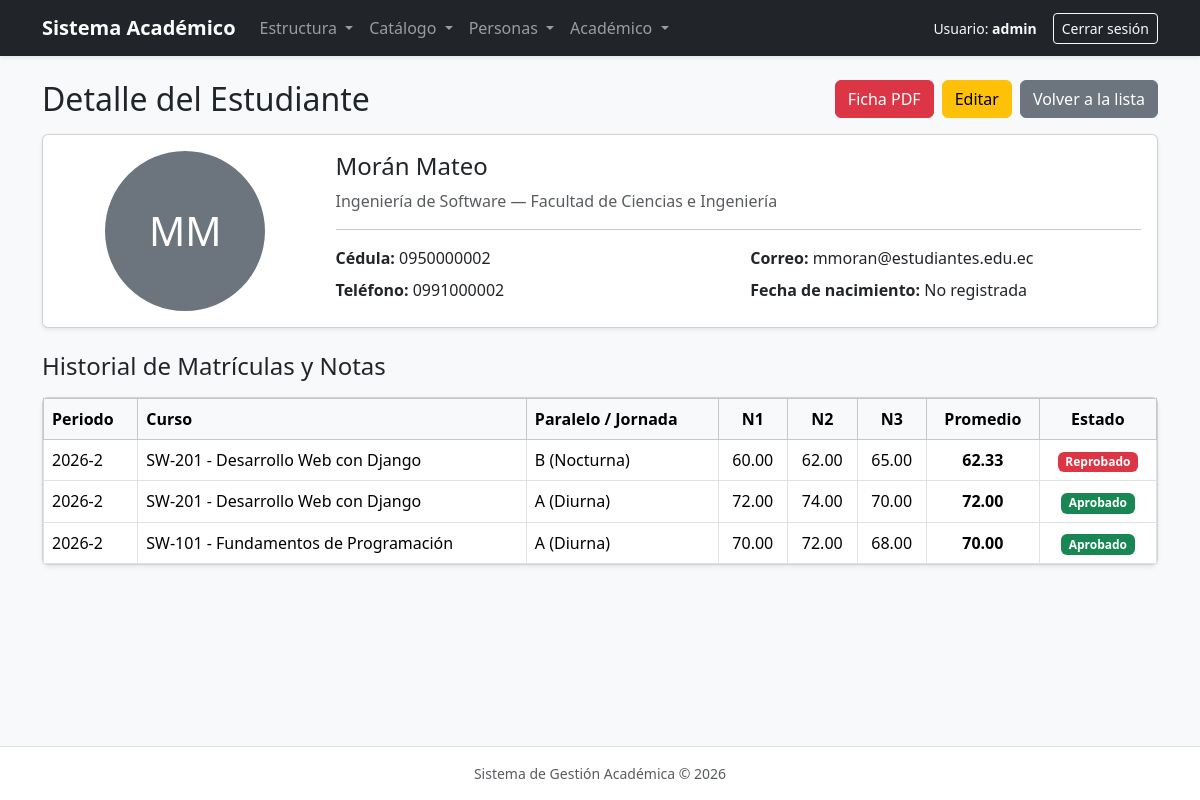
The app's page /academico/estudiantes/2/ (signed in) with its own data.
### academico/models.py (models this page shows, shortened)
class Estudiante(ModeloBase):
    cedula = models.CharField(max_length=10, unique=True)
    nombres = models.CharField(max_length=100)
    apellidos = models.CharField(max_length=100)
    email = models.EmailField()
    telefono = models.CharField(max_length=15, blank=True)
    fecha_nacimiento = models.DateField(blank=True, null=True)  # opcional
    carrera = models.ForeignKey(
        Carrera, on_delete=models.PROTECT, related_name="estudiantes"
    )
    foto = models.ImageField(upload_to="estudiantes/", blank=True, null=True)
    class Meta:
        verbose_name = "Estudiante"
        verbose_name_plural = "Estudiantes"
        ordering = ["apellidos", "nombres"]
    @property
    def nombre_completo(self):
        return f"{self.apellidos} {self.nombres}"

class Carrera(ModeloBase):
    facultad = models.ForeignKey(
        Facultad, on_delete=models.PROTECT, related_name="carreras"
    )
    codigo = models.CharField(max_length=20, unique=True)
    nombre = models.CharField(max_length=150)
    duracion_semestres = models.PositiveSmallIntegerField(default=8)
    class Meta:
        verbose_name = "Carrera"
        verbose_name_plural = "Carreras"
        ordering = ["nombre"]

class Facultad(ModeloBase):
    universidad = models.ForeignKey(
        Universidad, on_delete=models.PROTECT, related_name="facultades"
    )
    nombre = models.CharField(max_length=150)
    decano = models.CharField(max_length=150, blank=True)  # opcional
    class Meta:
        verbose_name = "Facultad"
        verbose_name_plural = "Facultades"
        ordering = ["universidad__nombre", "nombre"]
        constraints = [
            models.UniqueConstraint(
                fields=["universidad", "nombre"],
                name="facultad_nombre_unico_por_universidad",
            )
        ]

class Matricula(ModeloBase):
    estudiante = models.ForeignKey(
        Estudiante, on_delete=models.PROTECT, related_name="matriculas"
    )
    seccion = models.ForeignKey(
        Seccion, on_delete=models.PROTECT, related_name="matriculas"
    )
    fecha = models.DateField(default=timezone.localdate)
    class Meta:
        verbose_name = "Matrícula"
        verbose_name_plural = "Matrículas"
        ordering = ["-fecha", "estudiante__apellidos"]
        constraints = [
            models.UniqueConstraint(
                fields=["estudiante", "seccion"],
                name="matricula_unica_estudiante_seccion",
            )
        ]

class Seccion(ModeloBase):
    curso = models.ForeignKey(
        Curso, on_delete=models.PROTECT, related_name="secciones"
    )
    periodo = models.ForeignKey(
        Periodo, on_delete=models.PROTECT, related_name="secciones"
    )
    profesor = models.ForeignKey(
        Profesor, on_delete=models.PROTECT, related_name="secciones"
    )
    paralelo = models.CharField(max_length=5, default="A")
    jornada = models.CharField(
        max_length=10, choices=Jornada.choices, default=Jornada.DIURNA
    )
    cupo = models.PositiveSmallIntegerField(default=30)
    estudiantes = models.ManyToManyField(
        Estudiante,
        through="Matricula",
        related_name="secciones",
    )
    class Meta:
        verbose_name = "Sección"
        verbose_name_plural = "Secciones"
        ordering = ["-periodo__fecha_inicio", "curso__nombre", "paralelo"]
        constraints = [
            models.UniqueConstraint(
                fields=["curso", "periodo", "paralelo", "jornada"],
                name="seccion_unica_curso_periodo_paralelo_jornada",
            )
        ]

class Periodo(ModeloBase):
    nombre = models.CharField(max_length=20, unique=True)  # ej: "2026-1"
    fecha_inicio = models.DateField()
    fecha_fin = models.DateField()
    activo = models.BooleanField(default=True)
    class Meta:
        verbose_name = "Periodo"
        verbose_name_plural = "Periodos"
        ordering = ["-fecha_inicio"]  # el signo "-" ordena del más nuevo al más antiguo

class Curso(ModeloBase):
    carrera = models.ForeignKey(
        Carrera, on_delete=models.PROTECT, related_name="cursos"
    )
    semestre = models.ForeignKey(
        Semestre, on_delete=models.PROTECT, related_name="cursos"
    )
    codigo = models.CharField(max_length=20, unique=True)
    nombre = models.CharField(max_length=150)
    creditos = models.PositiveSmallIntegerField(default=1)
    class Meta:
        verbose_name = "Curso"
        verbose_name_plural = "Cursos"
        ordering = ["carrera__nombre", "semestre__numero", "nombre"]

class Nota(ModeloBase):
    matricula = models.OneToOneField(
        Matricula, on_delete=models.CASCADE, related_name="nota"
    )
    n1 = models.DecimalField(
        max_digits=5, decimal_places=2, default=Decimal("0"), validators=VALIDADORES_NOTA
    )
    n2 = models.DecimalField(
        max_digits=5, decimal_places=2, default=Decimal("0"), validators=VALIDADORES_NOTA
    )
    n3 = models.DecimalField(
        max_digits=5, decimal_places=2, default=Decimal("0"), validators=VALIDADORES_NOTA
    )
    promedio = models.DecimalField(
        max_digits=5, decimal_places=2, default=Decimal("0"), editable=False
    )
    estado = models.CharField(
        max_length=10,
        choices=EstadoNota.choices,
        default=EstadoNota.REPROBADO,
        editable=False,
    )
    class Meta:
        verbose_name = "Nota"
        verbose_name_plural = "Notas"
        ordering = ["matricula__estudiante__apellidos", "matricula__estudiante__nombres"]

### academico/views.py (the view)
# urls.py: path("estudiantes/<int:pk>/", EstudianteDetailView.as_view(), name="estudiante_detalle"),
class EstudianteDetailView(LoginRequiredMixin, DetailView):
    model = Estudiante
    template_name = "academico/estudiante_detalle.html"
    context_object_name = "estudiante"
    def get_context_data(self, **kwargs):
        context = super().get_context_data(**kwargs)
        context["matriculas"] = (
            self.object.matriculas.select_related(
                "seccion__curso", "seccion__periodo", "seccion__profesor", "nota"
            )
            .order_by("-seccion__periodo__nombre", "seccion__curso__nombre")
        )
        return context

### academico/templates/academico/estudiante_detalle.html (shortened to what this page needs)
{% extends "base.html" %}
{% block contenido %}
<div class="d-flex justify-content-between align-items-center mb-3">
    <h2 class="mb-0">Detalle del Estudiante</h2>
    <div class="d-flex gap-2">
        <a href="{% url 'academico:estudiante_pdf' estudiante.pk %}" target="_blank" class="btn btn-danger">
            Ficha PDF
        </a>
        <a href="{% url 'academico:estudiante_editar' estudiante.pk %}" class="btn btn-warning">Editar</a>
        <a href="{% url 'academico:estudiante_lista' %}" class="btn btn-secondary">Volver a la lista</a>
    </div>
</div>
<div class="card shadow-sm mb-4">
    <div class="card-body">
        <div class="row align-items-center">
            <div class="col-md-3 text-center mb-3 mb-md-0">
                {% if estudiante.foto %}
                    <img src="{{ estudiante.foto.url }}" alt="Foto de {{ estudiante.nombre_completo }}"
                         class="img-thumbnail rounded-circle" style="width: 160px; height: 160px; object-fit: cover;">
                {% else %}
                    <div class="bg-secondary text-white rounded-circle d-inline-flex align-items-center justify-content-center"
                         style="width: 160px; height: 160px; font-size: 2.5rem;">
                        {{ estudiante.nombres|slice:":1" }}{{ estudiante.apellidos|slice:":1" }}
                    </div>
                {% endif %}
            </div>
            <div class="col-md-9">
                <h4>{{ estudiante.nombre_completo }}</h4>
                <p class="text-muted mb-2">{{ estudiante.carrera.nombre }} — {{ estudiante.carrera.facultad.nombre }}</p>
                <hr>
                <div class="row">
                    <div class="col-sm-6 mb-2"><strong>Cédula:</strong> {{ estudiante.cedula }}</div>
                    <div class="col-sm-6 mb-2"><strong>Correo:</strong> {{ estudiante.email }}</div>
                    <div class="col-sm-6 mb-2"><strong>Teléfono:</strong> {{ estudiante.telefono }}</div>
                    <div class="col-sm-6 mb-2">
                        <strong>Fecha de nacimiento:</strong>
                        {{ estudiante.fecha_nacimiento|date:"d/m/Y"|default:"No registrada" }}
                    </div>
                </div>
            </div>
        </div>
    </div>
</div>
<h4 class="mb-3">Historial de Matrículas y Notas</h4>
<div class="card shadow-sm">
    <div class="card-body p-0">
        <div class="table-responsive">
            <table class="table table-bordered align-middle mb-0">
                <thead class="table-light">
                    <tr>
                        <th>Periodo</th>
                        <th>Curso</th>
                        <th>Paralelo / Jornada</th>
                        <th class="text-center">N1</th>
                        <th class="text-center">N2</th>
                        <th class="text-center">N3</th>
                        <th class="text-center">Promedio</th>
                        <th class="text-center">Estado</th>
                    </tr>
                </thead>
                <tbody>
                    {% for mat in matriculas %}
                    <tr>
                        <td>{{ mat.seccion.periodo.nombre }}</td>
                        <td>{{ mat.seccion.curso.codigo }} - {{ mat.seccion.curso.nombre }}</td>
                        <td>{{ mat.seccion.paralelo }} ({{ mat.seccion.get_jornada_display }})</td>
                        {% if mat.nota %}
                            <td class="text-center">{{ mat.nota.n1 }}</td>
                            <td class="text-center">{{ mat.nota.n2 }}</td>
                            <td class="text-center">{{ mat.nota.n3 }}</td>
                            <td class="text-center fw-bold">{{ mat.nota.promedio }}</td>
                            <td class="text-center">
                                {% if mat.nota.estado == "aprobado" %}
                                    <span class="badge bg-success">Aprobado</span>
                                {% else %}
                                    <span class="badge bg-danger">Reprobado</span>
                                {% endif %}
                            </td>
                        {% else %}
                            <td colspan="5" class="text-center text-muted">Sin notas registradas</td>
                        {% endif %}
                    </tr>
                    {% empty %}
                    <tr>
                        <td colspan="8" class="text-center py-4 text-muted">
                            Este estudiante aún no tiene matrículas registradas.
                        </td>
                    </tr>
                    {% endfor %}
                </tbody>
            </table>
        </div>
    </div>
</div>
{% endblock %}

### academico/templates/base.html (shortened to what this page needs)
<!DOCTYPE html>
<html lang="es-ec">
<head>
    <link href="https://cdn.jsdelivr.net/npm/bootstrap@5.3.3/dist/css/bootstrap.min.css" rel="stylesheet">
</head>
<body class="bg-light d-flex flex-column min-vh-100">
    <nav class="navbar navbar-expand-lg navbar-dark bg-dark shadow-sm mb-4">
        <div class="container">
            <a class="navbar-brand fw-bold" href="{% url 'academico:inicio' %}">
                Sistema Académico
            </a>
            <div class="collapse navbar-collapse" id="menuPrincipal">
                {% if user.is_authenticated %}
                <ul class="navbar-nav me-auto mb-2 mb-lg-0">
                    <li class="nav-item dropdown">
                        <a class="nav-link dropdown-toggle" href="#" role="button" data-bs-toggle="dropdown" aria-expanded="false">
                            Estructura
                        </a>
                    </li>
                    <li class="nav-item dropdown">
                        <a class="nav-link dropdown-toggle" href="#" role="button" data-bs-toggle="dropdown" aria-expanded="false">
                            Catálogo
                        </a>
                    </li>
                    <li class="nav-item dropdown">
                        <a class="nav-link dropdown-toggle" href="#" role="button" data-bs-toggle="dropdown" aria-expanded="false">
                            Personas
                        </a>
                    </li>
                    <li class="nav-item dropdown">
                        <a class="nav-link dropdown-toggle" href="#" role="button" data-bs-toggle="dropdown" aria-expanded="false">
                            Académico
                        </a>
                    </li>
                </ul>
                <div class="d-flex align-items-center gap-3">
                    <span class="text-light small">
                        Usuario: <strong>{{ user.username }}</strong>
                    </span>
                    <form method="post" action="{% url 'logout' %}" class="m-0">
                        <button type="submit" class="btn btn-outline-light btn-sm">Cerrar sesión</button>
                    </form>
                </div>
                {% endif %}
            </div>
        </div>
    </nav>
    <main class="container flex-grow-1 mb-5">
        {% block contenido %}{% endblock %}
    </main>
    <footer class="bg-white border-top py-3 text-center text-muted small mt-auto">
        <div class="container">
            Sistema de Gestión Académica &copy; 2026
        </div>
    </footer>
</body>
</html>

### records on screen
Estudiante: nombres "M", apellidos "M", nombre_completo "Morán Mateo", carrera.nombre "Ingeniería de Software", carrera.facultad.nombre "Facultad de Ciencias e Ingeniería", cedula "0950000002", email "mmoran@estudiantes.edu.ec", telefono "0991000002", fecha_nacimiento "No registrada"
Matricula: seccion.periodo.nombre "2026-2", seccion.curso.codigo "SW-201", seccion.curso.nombre "Desarrollo Web con Django", seccion.paralelo "B", seccion.jornada "Nocturna", nota.n1 "60.00", nota.n2 "62.00", nota.n3 "65.00", nota.promedio "62.33", shows "Reprobado"
Matricula: seccion.periodo.nombre "2026-2", seccion.curso.codigo "SW-201", seccion.curso.nombre "Desarrollo Web con Django", seccion.paralelo "A", seccion.jornada "Diurna", nota.n1 "72.00", nota.n2 "74.00", nota.n3 "70.00", nota.promedio "72.00", shows "Aprobado"
Matricula: seccion.periodo.nombre "2026-2", seccion.curso.codigo "SW-101", seccion.curso.nombre "Fundamentos de Programación", seccion.paralelo "A", seccion.jornada "Diurna", nota.n1 "70.00", nota.n2 "72.00", nota.n3 "68.00", nota.promedio "70.00", shows "Aprobado"

### other values on screen
{{ user.username }} "admin"
